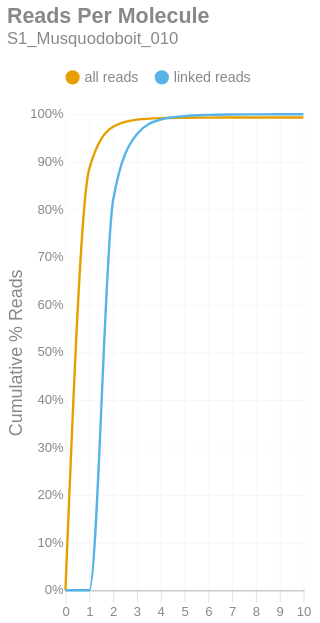

This figure's notebook cell:
### Markdown cell above
### Reads per Molecule
This chart shows the cumulative distribution of the number of reads per linked molecule. That is, how many alignments are associated with a unique molecule. This excludes the number of reads associated with invalid or absent linked-read barcodes. The `linked` histogram is the percentages recalculated when disregarding singletons.

### Code cell
if SKIPLR:
    print_html(f"Skipped")
else:
    counts = np.bincount(valids['reads'].cast(pl.Int64).to_numpy())
    weighted = counts * np.arange(len(counts))
    all_perc = weighted / n_reads
    linked_perc = weighted / n_linked_reads
    linked_perc[1] = 0
    binned_df = pl.DataFrame({
        'readsper': list(range(len(counts))),
        'all reads (cumsum)': np.cumsum(all_perc).tolist(),
        'linked reads (cumsum)': np.cumsum(linked_perc).tolist(),
    })

    with SafeRender(binned_df):
        (
            density_plot(binned_df, 'Reads Per Molecule', samplename, 'readspmol')
            .encode(
                x=alt.X('readsper:O', title=None).axis(labelAngle=0).scale(padding=0),
                y=alt.Y('value:Q', title='Cumulative % Reads').axis(format='%').stack(False),
                color=alt.Color("key:N").scale(domain=["all reads", "linked reads"]),
                tooltip=[
                    alt.Tooltip("key:N", title="Data Type"),
                    alt.Tooltip("readsper:O", title="Reads Per Molecule"),
                    alt.Tooltip("value:Q", format=".2%", title="% Reads (Cum.)")
                ]            
            )
        ).display()

### Figure 1 — Vega-Lite specification as saved in the notebook (floating-point values rounded to 4 significant figures)
{"width": "container", "height": 400, "config": {"title": {"anchor": "start", "dy": -15, "fontSize": 18, "color": "#888888", "subtitleColor": "#888888", "subtitleFontSize": 14}, "arc": {"fill": "#0072B2"}, "axis": {"domainColor": "#888888", "domainWidth": 0.5, "gridWidth": 0.2, "grid": false, "titleFontWeight": 400, "titleFontSize": 15, "labelFontSize": 11, "labelColor": "#888888", "tickColor": "#888888", "tickWidth": 0.2, "titleColor": "#888888"}, "axisBand": {"grid": false}, "axisX": {"grid": true, "tickSize": 10, "domainCap": "round"}, "axisY": {"domain": false, "grid": true, "tickSize": 0, "domainCap": "round"}, "background": "transparent", "header": {"labelFontSize": 15, "labelColor": "#888888", "titleFontSize": 15, "titleFontWeight": 600, "titleColor": "#888888"}, "legend": {"labelFont": "sans-serif", "labelFontSize": 12, "labelColor": "#888888", "symbolSize": 100, "symbolType": "circle", "titleFontSize": 12, "titlePadding": 10, "titleColor": "#888888", "title": null, "orient": "top"}, "range": {"category": ["#E69F00", "#56B4E9", "#009E73", "#F0E442", "#0072B2", "#D55E00", "#CC79A7", "#000000"], "diverging": ["#cfe8f3", "#a2d4ec", "#73bfe2", "#46abdb", "#1696d2", "#12719e"]}, "area": {"fill": "#0072B2", "fillOpacity": 0.7, "line": true, "strokeOpacity": 0.7}, "line": {"color": "#0072B2", "stroke": "#0072B2", "strokeWidth": 2}, "trail": {"color": "#0072B2", "stroke": "#0072B2", "strokeWidth": 0, "size": 1}, "point": {"filled": true, "fillOpacity": 1.0, "size": 95}, "text": {"color": "#888888", "fontSize": 11, "align": "right", "fontWeight": 400, "size": 11}, "bar": {"fill": "#0072B2", "stroke": null}, "view": {"stroke": null, "continuousWidth": 660, "continuousHeight": 400}}, "data": {"name": "data-12dd2793ec5047cab663f584f769c14a"}, "mark": {"type": "line", "interpolate": "monotone", "point": {"opacity": 0, "size": 275}}, "encoding": {"color": {"field": "key", "scale": {"domain": ["all reads", "linked reads"]}, "type": "nominal"}, "tooltip": [{"field": "key", "title": "Data Type", "type": "nominal"}, {"field": "readsper", "title": "Reads Per Molecule", "type": "ordinal"}, {"field": "value", "format": ".2%", "title": "% Reads (Cum.)", "type": "quantitative"}], "x": {"axis": {"labelAngle": 0}, "field": "readsper", "scale": {"padding": 0}, "title": null, "type": "ordinal"}, "y": {"axis": {"format": "%"}, "field": "value", "stack": false, "title": "Cumulative % Reads", "type": "quantitative"}}, "params": [{"name": "param_c36ac31b6afebe62", "select": {"type": "point", "fields": ["key"]}, "bind": "legend"}], "title": {"text": "Reads Per Molecule", "subtitle": "S1_Musquodoboit_010"}, "transform": [{"fold": ["all reads (cumsum)", "linked reads (cumsum)"]}, {"calculate": "replace(datum.key, ' (cumsum)', '')", "as": "key"}, {"filter": {"param": "param_c36ac31b6afebe62"}}], "usermeta": {"embedOptions": {"downloadFileName": "S1_Musquodoboit_010.readspmol"}}, "$schema": "https://vega.github.io/schema/vega-lite/v6.1.0.json", "datasets": {"data-12dd2793ec5047cab663f584f769c14a": [{"readsper": 0, "all reads (cumsum)": 0.0, "linked reads (cumsum)": 0.0}, {"readsper": 1, "all reads (cumsum)": 0.8852, "linked reads (cumsum)": 0.0}, {"readsper": 2, "all reads (cumsum)": 0.9736, "linked reads (cumsum)": 0.8188}, {"readsper": 3, "all reads (cumsum)": 0.9886, "linked reads (cumsum)": 0.9579}, {"readsper": 4, "all reads (cumsum)": 0.9919, "linked reads (cumsum)": 0.9889}, {"readsper": 5, "all reads (cumsum)": 0.9927, "linked reads (cumsum)": 0.9961}, {"readsper": 6, "all reads (cumsum)": 0.993, "linked reads (cumsum)": 0.9987}, {"readsper": 7, "all reads (cumsum)": 0.993, "linked reads (cumsum)": 0.9995}, {"readsper": 8, "all reads (cumsum)": 0.9931, "linked reads (cumsum)": 0.9998}, {"readsper": 9, "all reads (cumsum)": 0.9931, "linked reads (cumsum)": 1.0}, {"readsper": 10, "all reads (cumsum)": 0.9931, "linked reads (cumsum)": 1.0}]}}
